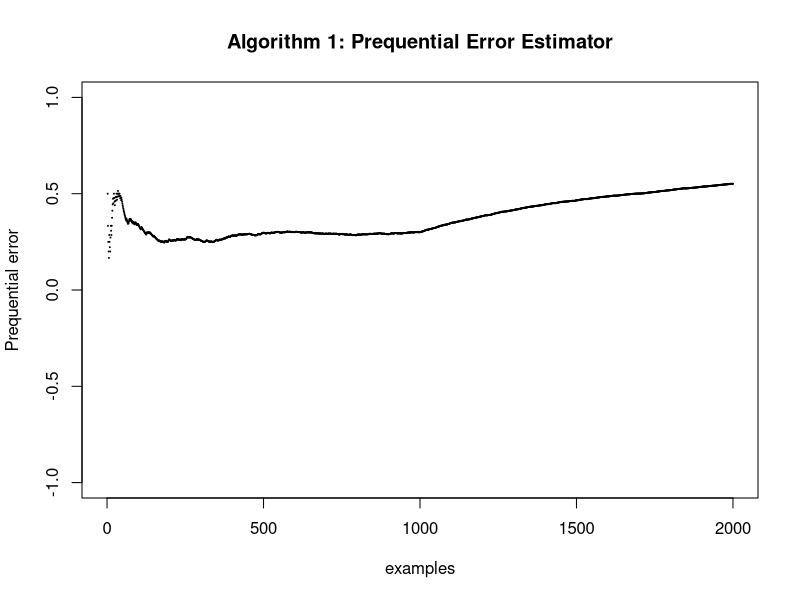
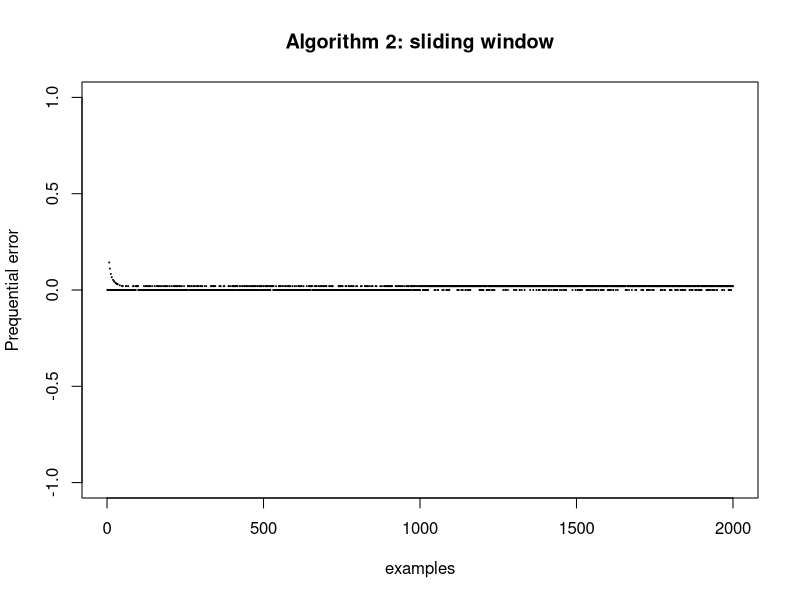
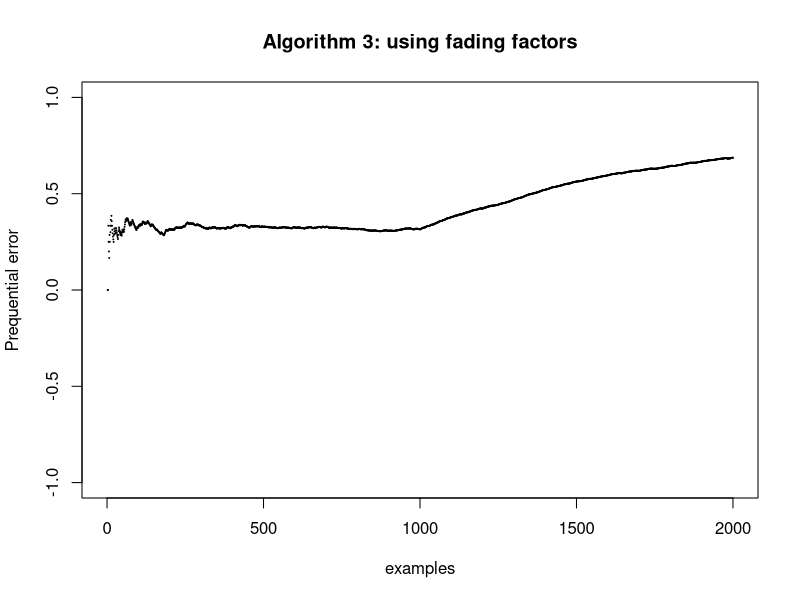
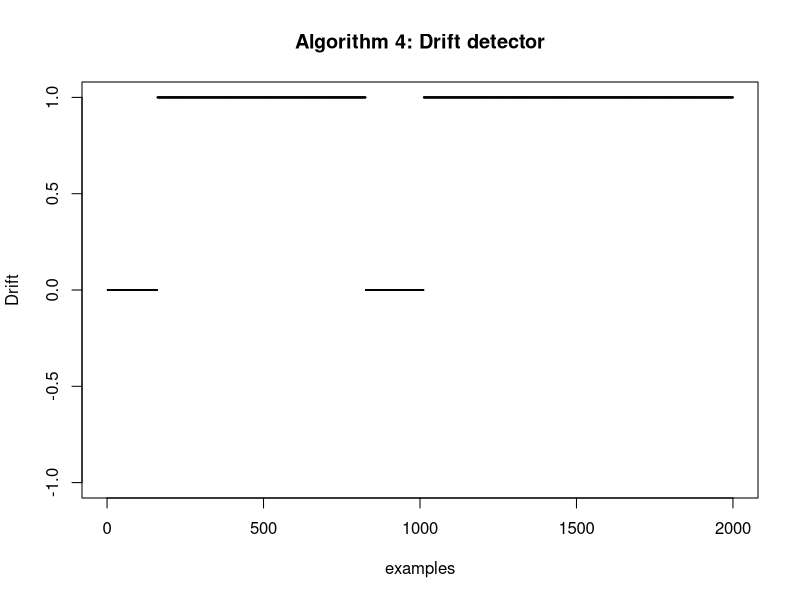

Here is the R script that generated these plots, in order:
## ---- chunk 1
itera <- 2000
Pe<-NULL

plot(NULL,xlab = "examples",
     ylab = "Prequential error",
     xlim = c(0,itera),
     ylim = c(-1,1),
     main = "Algorithm 1: Prequential Error Estimator")

for (i in 2:itera){
  ## Loss at example i ##
  ei <- ifelse(i<=1000,
               rbinom(1, 1,.3),
               rbinom(1, 1,.8))
  
  Pe[1]<-0
  Pe[i]<-(ei + (i-1)*Pe[i-1]) / i
  
  points(x=i,y=Pe[i],pch=20,cex=.1,col="black")
}
## ---- chunk 2
w<-50

itera <- 2000
Pw<-NULL
E<-NULL

plot(NULL,xlab = "examples",
     ylab = "Prequential error",
     xlim = c(0,itera),
     ylim = c(-1,1),
     main = "Algorithm 2: sliding window")

for (i in 1:itera){
  ## Loss at example i ##
  ei <- ifelse(i<=1000,
               rbinom(1, 1,.3),
               rbinom(1, 1,.8))
  
  S<-0
  E[1:w]<-0
  
  p<-((i-1) %% w) + 1
  S<-S - E[p] + ei
  
  Pw[i]=S/min(w,i)
  
  points(x=i,y=Pw[i],pch=20,cex=.1,col="black")
}
## ---- chunk 3
a <- 0.999
itera <- 2000
Pa<-NULL
Sa<-NULL
Na<-NULL

plot(NULL,xlab = "examples",
     ylab = "Prequential error",
     xlim = c(0,itera),
     ylim = c(-1,1),
     main = "Algorithm 3: using fading factors")

for (i in 2:itera){
  ## Loss at example i ##
  ei <- ifelse(i<=1000,
               rbinom(1, 1,.3),
               rbinom(1, 1,.8))
  
  Sa[1]<-0
  Na[1]<-0
  Pa[1]<-0
  
  Sa[i]<-ei + a*Sa[i-1]
  Na[i]<-1 + a*Na[i-1]
  Pa[i]<-Sa[i]/Na[i]
  
  points(x=i,y=Pa[i],pch=20,cex=.1,col="black")
  
}
## ---- chunk 4
# required values
itera<- 2000
a1<-0.999
a2<-0.9
g<-0.1
l<-10
drift<-logical()

# Initialize the error estimators
Sa1<-NULL
Na1<-NULL
Sa2<-NULL
Na2<-NULL
SR<-NULL
mT<-NULL
MT<-NULL
R<-NULL

plot(NULL,xlab = "examples",
     ylab = "Drift",
     xlim = c(0,itera),
     ylim = c(-1,1),
     main = "Algorithm 4: Drift detector")


for (i in 2:itera){
  ## Loss at example i ##
  ei <- ifelse(i<=1000,
               rbinom(1, 1,.3),
               rbinom(1, 1,.8))
  
  R[1]<-0

  Sa1[1]<-1
  Sa1[i]<-ei + a1*Sa1[i-1]
  Na1[1]<-0
  Na1[i]<-1+a1*Na1[i-1]
  Ma1<-Sa1[i]/Na1[i]
  Sa2[1]<-0
  Sa2[i]<-ei + a2*Sa2[i-1]
  Na2[1]<-0
  Na2[i]<-1+a2*Na2[i-1]
  Ma2<-Sa2[i]/Na2[i]
  R[i]<-Ma2/Ma1
  
  ## PH test ##
  SR[1]<-0
  SR[i]<-SR[i-1] + R[i]
  mT[1]<-0
  mT[i]<-mT[i-1] + R[i] - SR[i]/i - g
  MT<-min(c(MT,mT[i]))
  
  if(mT[i]-MT >= l)
  {drift = TRUE} else {drift = FALSE}
  
  points(x=i,y=drift,pch=20,cex=.1,col="black")
}
